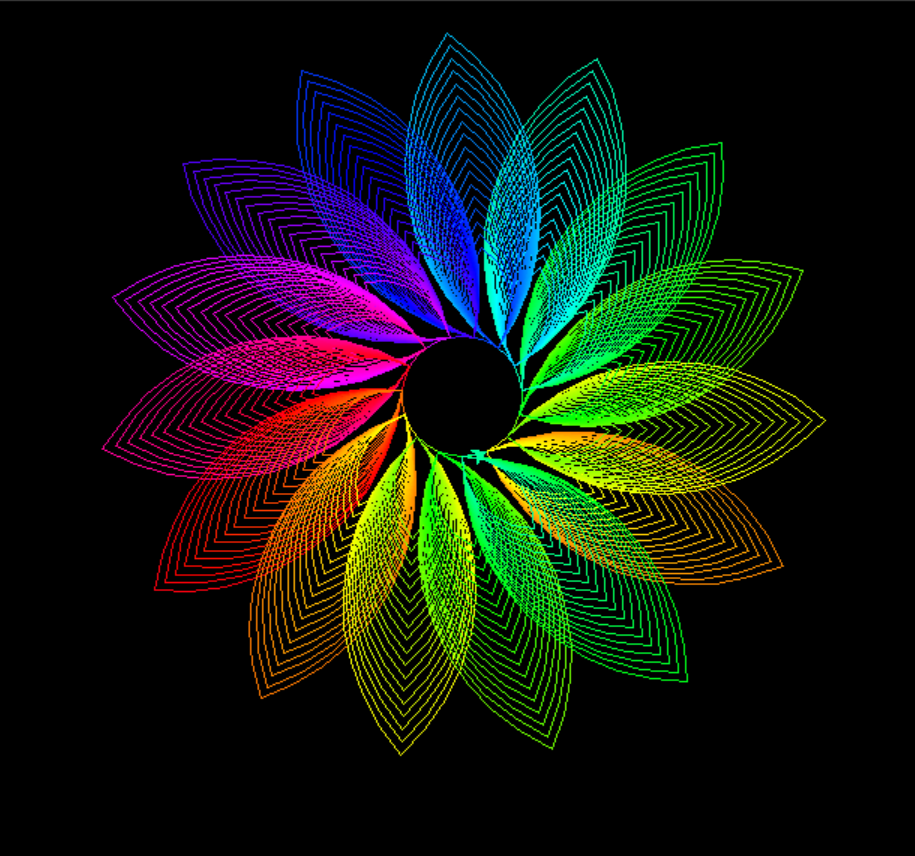

Recreate this plot in Python.
from turtle import *
import colorsys

# Set turtle speed to fastest (0 = instant drawing)
speed(0)

bgcolor("Black")  # Set background color to black
h = 0     # h = hue value for colors (starts at 0 = red)

# Outer loop: repeats the pattern 16 times
for i in range(16):
    
    # Inner loop: draws 18 connected curves (creates one petal/section)
    for j in range(18):
        # Convert HSV color to RGB (h=hue, 1=full saturation, 1=full brightness)
        c = colorsys.hsv_to_rgb(h, 1, 1)
        
        color(c)            # Set the drawing color
        h += 0.005          # Gradually change the hue for rainbow effect
        rt(90)              # Turn right 90 degrees
        
        # Draw a curved arc (radius decreases as j increases, 90 degree arc)
        circle(150 - j*6, 90)
        
        lt(90)               # Turn left 90 degrees
        
        # Draw another curved arc (same radius, 90 degree arc)
        circle(150 - j*6, 90)
        
        
        rt(180)              # Turn around 180 degrees (face opposite direction)
    circle(40, 24)            # After completing one petal, rotate slightly for next petal
    # Small circle moves the turtle to a new position (24 degree rotation)

# Keep the window open until closed
done()
